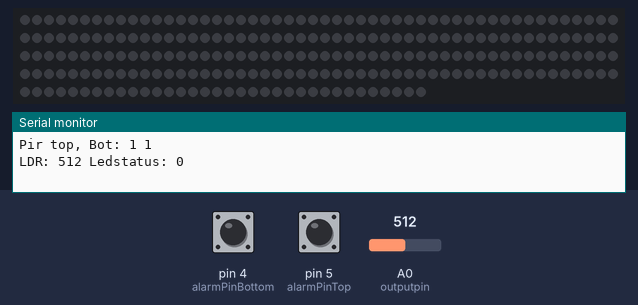
Bench run of a sketch on a simulated Arduino Uno, built with avr-gcc and run on an emulated ATmega328P. Parts: 234 RGB LEDs in strip order, left to right, continuing on the next row, the last lines printed to the serial monitor. Inputs (shaded band) come from the test bench; at power-on: A0 (outputpin) = 512, pin 4 (alarmPinBottom) HIGH, pin 5 (alarmPinTop) HIGH. Dim RGB values are drawn brighter than linear; random numbers use the default seed unless the sketch sets one; no MQTT or app messages arrive unless stated.

Above: at 2.3 s.
2.4 s: A0 (outputpin) set to 216
3.9 s: A0 (outputpin) set to 190
At 4.17 s:
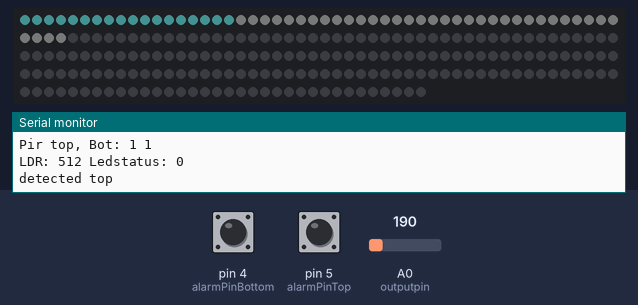
5.7 s: A0 (outputpin) set to 210
At 7.99 s:
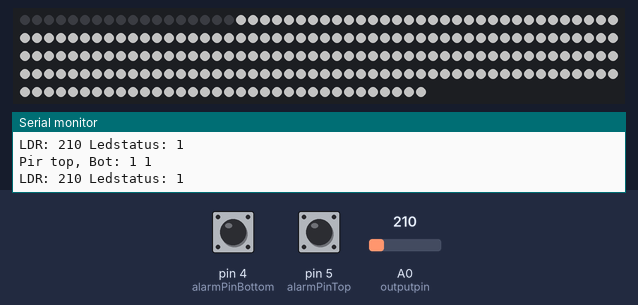
13.2 s: A0 (outputpin) set to 122
At 14.58 s:
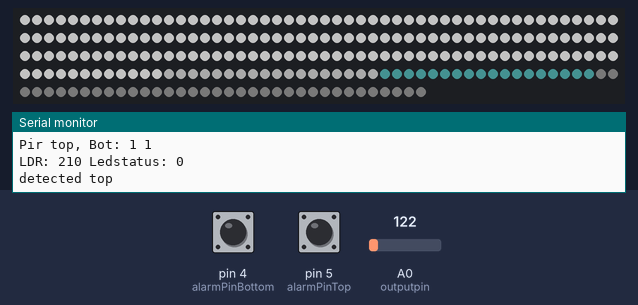
Timing chart, 0 to 16.2 s (numbered marks = the images above; inputs shaded):
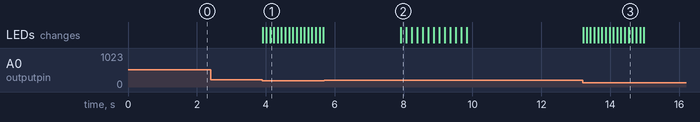

Measured:
- the behaviour switches between 200 and 199 on A0 (outputpin) (found by bisection; images 0 and 1)
- after the input at 2.4 s, every drawn part: stays the same
- after the input at 3.9 s, the LEDs: first change at once (image 1 shows a later state)
- after the input at 5.7 s, the LEDs: change after 2.2 s (image 2)
- after the input at 13.2 s, the LEDs: first change at once (image 3 shows a later state)

The sketch:

StairLights.ino
```cpp
/*

*/

#include "EspMQTTClient.h"
#include <Adafruit_NeoPixel.h>

const byte pir1 = 5; //D1
const byte pir2 = 4; //D2
const int analogInPin = A0;  // ESP8266 Analog Pin ADC0 = A0
int sensorValue = 0;

int interruptCounter = 0;
int ledstatus = 0;
int alarmPinTop = 5;        // PIR at the top of the stairs
int alarmPinBottom =4;      // PIR at the bottom of the stairs
int alarmValueTop = LOW;    // Variable to hold the PIR status
int alarmValueBottom = LOW; // Variable to hold the PIR status
int downUp = 0;              // variable to rememer the direction of travel up or down the stairs
unsigned long timeOut=60000; // timestamp to remember when the PIR was triggered.
unsigned long timeOut2 = 0;

int stairs = 13;  // Total number of stairs
unsigned long imillis;
unsigned long ledmillis;
String topic = "mytopic/stairs";

#define PIN        0  //D3 pin for the NEOPIXEL
#define NUMPIXELS 234  //Total leds aka ledsStair = Stairs
Adafruit_NeoPixel strip(NUMPIXELS, PIN, NEO_GRB + NEO_KHZ800);

int ledsStair = NUMPIXELS/stairs;

int outputpin= A0;

EspMQTTClient client(
  "Esperyd",
  "Esperyd4",
  "192.168.10.100",  // MQTT Broker server ip
  "mqtt",   // Can be omitted if not needed
  "mqtt",   // Can be omitted if not needed
  "ESP_Stairs",     // Client name that uniquely identify your device
  1883              // The MQTT port, default to 1883. this line can be omitted
);

void setup()
{
  Serial.begin(115200);

  // Optionnal functionnalities of EspMQTTClient :
  client.enableDebuggingMessages(); // Enable debugging messages sent to serial output
  client.enableHTTPWebUpdater(); // Enable the web updater. User and password default to values of MQTTUsername and MQTTPassword. These can be overrited with enableHTTPWebUpdater("user", "password").
  client.enableLastWillMessage("TestClient/lastwill", "I am going offline");  // You can activate the retain flag by setting the third parameter to true

//attachInterrupt(digitalPinToInterrupt(interruptPin), handleInterrupt, HIGH);
//pinMode(pir1,INPUT);
//pinMode(pir2,INPUT);
pinMode(alarmPinTop, INPUT_PULLUP);     // for PIR at top of stairs initialise the input pin and use the internal restistor
pinMode(alarmPinBottom, INPUT_PULLUP);  // for PIR at bottom of stairs initialise the input pin and use the internal restistor
imillis = millis();
 strip.begin();


 strip.setBrightness(90); //adjust brightness here
 strip.clear();
}

// This function is called once everything is connected (Wifi and MQTT)
// WARNING : YOU MUST IMPLEMENT IT IF YOU USE EspMQTTClient
void onConnectionEstablished()
{
  // Subscribe to "mytopic/test" and display received message to Serial
  client.subscribe("mytopic/test", [](const String & payload) {
    Serial.println(payload);
  });

}


/*ICACHE_RAM_ATTR void handleInterrupt() {
  interruptCounter++;
  Serial.print(".");
}*/

 void bottomup() {
    Serial.println ("detected bottom");            // Helpful debug message
    colourWipeUp(strip.Color(random(20,255), random(20,255),random(20,255)), 100);

  }

void topdown() {
    Serial.println ("detected top");                  // Helpful debug message
    colourWipeDown(strip.Color(250, 250, 250), 100 );  // Warm White
 }

void checkInterupt() {
      // if(interruptCounter > 0 ){
      imillis = millis();
      ledmillis = imillis;
      interruptCounter = 0;
      if (ledstatus == 0) {
        client.publish(topic, "Turn on LED");
        Serial.println("Starting led ");
        Serial.print("Light is: ");
        Serial.println(sensorValue);
        bottomup();
        ledstatus = 1;
      }
  //}
}


   // Fade light each step strip
 void colourWipeUp(uint32_t c, uint16_t wait) {
   for (uint16_t j = stairs; j > 0; j--){
   int start = strip.numPixels()/stairs *j; //number of stairs in total
   //Serial.println(j);
          for (uint16_t i = start; i > start - ledsStair; i--){  //number of leds per stair
            strip.setPixelColor(i-1, c);
         }
          strip.show();
  delay(wait);
  }

 }

  void colourWipeDown(uint32_t c, uint16_t wait) {
  uint8 out[4];
  *(uint32*)&out = c;

uint32_t c2 = (strip.Color(out[2]/2,out[1]/2,out[0]/2));
uint32_t c3 = (strip.Color(out[2]/10,out[1]/5,out[0]/5));
uint32_t c4 = (strip.Color(out[2]/40,out[1]/40,out[0]/40));

  for (uint16_t j = 0; j < stairs+4; j++){
  int start = strip.numPixels()/stairs *j;

      strip.fill(c,start-4*ledsStair,ledsStair);
      strip.fill(c2,start-3*ledsStair,ledsStair);
      strip.fill(c3,start-2*ledsStair,ledsStair);
      strip.fill(c4,start,ledsStair);
      //Serial.println(start);
      //Serial.println(ledsStair);
      strip.show();
  delay(wait);
  }


 }

void poweroffLed() {
  if (ledmillis + 2000 < millis() && ledstatus == 1) {
    Serial.println("Turning off led");
    client.publish(topic, "Turn off LED");
    colourWipeUp(strip.Color(0, 0, 0), 150);   // Off
    ledstatus = 0;

}
}


// ######################### LOOOOP ############################
void loop()
{

    alarmValueTop = digitalRead(alarmPinTop);    // Constantly poll the PIR at the top of the stairs
    //Serial.println(alarmPinTop);
    alarmValueBottom = digitalRead(alarmPinBottom);  // Constantly poll the PIR at the bottom of the stairs
    //Serial.println(alarmPinBottom);
    int analogValue = analogRead(outputpin);

    if (timeOut2+2000 < millis()) {
        Serial.print("Pir top, Bot: ");
        Serial.print(alarmValueTop);
        Serial.print(" ");
        Serial.println(alarmValueBottom);
        Serial.print("LDR: ");
        Serial.print(analogValue);
        Serial.print(" Ledstatus: ");
        Serial.println(ledstatus);
        timeOut2 = millis();
     }

    if ((alarmValueTop == HIGH || alarmValueBottom == HIGH) && analogValue < 200) {  //Only work with the system if something is triggered
      timeOut=millis();  // Timestamp when the PIR is triggered.  The LED cycle wil then start.
      if (alarmValueTop == HIGH && downUp != 2)  {      // the 2nd term allows timeOut to be contantly reset if one lingers at the top of the stairs before decending but will not allow the bottom PIR to reset timeOut as you decend past it.
        downUp = 1;
        if (ledstatus == 0) {
          topdown();         // lights up the strip from top down
          //Serial.println(analogValue);
          ledstatus = 1;
        }
      }
      if (alarmValueBottom == HIGH && downUp != 1)  {    // the 2nd term allows timeOut to be contantly reset if one lingers at the bottom of the stairs before decending but will not allow the top PIR to reset timeOut as you decend past it.
        downUp = 2;
        if (ledstatus == 0) {
          bottomup();         // lights up the strip from bottom up
          //Serial.println(analogValue);
          ledstatus = 1;
        }
      }

    }


   if (timeOut+4000 < millis() && downUp > 0) {    //switch off LED's in the direction of travel.
       if (downUp == 1) {
          colourWipeDown(strip.Color(0, 0, 0), 150); // Off
       }
       if (downUp == 2)  {
        colourWipeUp(strip.Color(0, 0, 0), 150);   // Off
       }
      downUp = 0;
      ledstatus = 0;
      Serial.println("Stairs light have been shut off");
   }


 /*
if (digitalRead(pir1) || digitalRead(pir2)) {
 checkInterupt();
}
if (ledstatus == 0) {
  sensorValue = analogRead(analogInPin);
}
*/

//poweroffLed();
client.loop();
delay(10);
}
```
